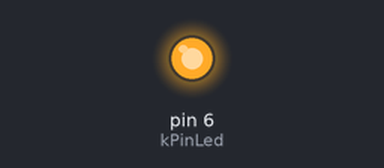
Bench run of a sketch on a simulated Arduino Uno, built with avr-gcc and run on an emulated ATmega328P. Parts: output pins drawn as LEDs (lit = HIGH).

Above: at 0.05 s.
At 2.72 s:
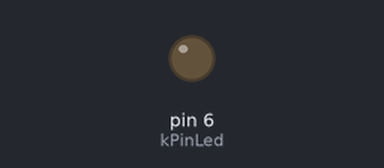
Timing chart, 0 to 3.0 s (numbered marks = the images above):
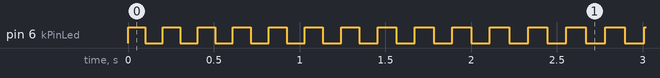

Measured:
- by itself, pin 6 (kPinLed): repeats every 0.20 s: LOW 0.10 s, HIGH 0.10 s

The sketch:

ifElse.ino
```cpp
const int kPinLed=6;

void setup() {
  pinMode(kPinLed, OUTPUT);

}
int delayTime=100;
void loop() {

  if(delayTime<1000){
    delayTime++;

    }

    else{
  delayTime--;
      }

 digitalWrite(kPinLed, HIGH );
   delay(delayTime);
   digitalWrite(kPinLed, LOW);
   delay(delayTime);
}
```
